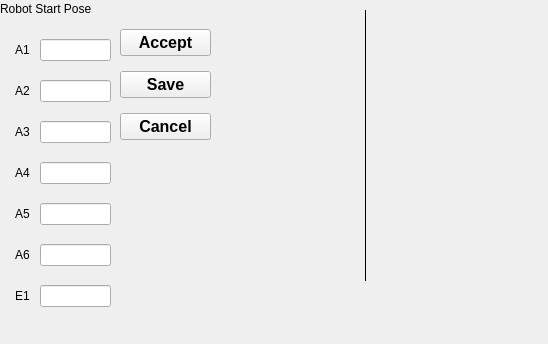
<?xml version="1.0" encoding="UTF-8"?>
<ui version="4.0">
 <class>RobotInputConfigWindow</class>
 <widget class="QWidget" name="RobotInputConfigWindow">
  <property name="geometry">
   <rect>
    <x>0</x>
    <y>0</y>
    <width>548</width>
    <height>344</height>
   </rect>
  </property>
  <property name="windowTitle">
   <string>Model Input Configuration</string>
  </property>
  <widget class="QWidget" name="formLayoutWidget_2">
   <property name="geometry">
    <rect>
     <x>0</x>
     <y>20</y>
     <width>121</width>
     <height>304</height>
    </rect>
   </property>
   <layout class="QGridLayout" name="gridLayout">
    <property name="sizeConstraint">
     <enum>QLayout::SetNoConstraint</enum>
    </property>
    <property name="leftMargin">
     <number>15</number>
    </property>
    <property name="topMargin">
     <number>15</number>
    </property>
    <property name="rightMargin">
     <number>10</number>
    </property>
    <property name="bottomMargin">
     <number>10</number>
    </property>
    <property name="horizontalSpacing">
     <number>10</number>
    </property>
    <property name="verticalSpacing">
     <number>15</number>
    </property>
    <item row="1" column="0">
     <widget class="QLabel" name="labelMargin_2">
      <property name="text">
       <string>A2</string>
      </property>
     </widget>
    </item>
    <item row="3" column="1">
     <widget class="QLineEdit" name="lineedit_a4"/>
    </item>
    <item row="4" column="0">
     <widget class="QLabel" name="labelApproachDistance_3">
      <property name="text">
       <string>A5</string>
      </property>
     </widget>
    </item>
    <item row="2" column="0">
     <widget class="QLabel" name="labelOverlap_2">
      <property name="text">
       <string>A3</string>
      </property>
     </widget>
    </item>
    <item row="3" column="0">
     <widget class="QLabel" name="labelApproachDistance_2">
      <property name="text">
       <string>A4</string>
      </property>
     </widget>
    </item>
    <item row="1" column="1">
     <widget class="QLineEdit" name="lineedit_a2"/>
    </item>
    <item row="2" column="1">
     <widget class="QLineEdit" name="lineedit_a3"/>
    </item>
    <item row="0" column="0">
     <widget class="QLabel" name="labelScanWidth_2">
      <property name="text">
       <string>A1</string>
      </property>
     </widget>
    </item>
    <item row="0" column="1">
     <widget class="QLineEdit" name="lineedit_a1"/>
    </item>
    <item row="4" column="1">
     <widget class="QLineEdit" name="lineedit_a5"/>
    </item>
    <item row="5" column="1">
     <widget class="QLineEdit" name="lineedit_a6"/>
    </item>
    <item row="5" column="0">
     <widget class="QLabel" name="labelApproachDistance_4">
      <property name="text">
       <string>A6</string>
      </property>
     </widget>
    </item>
    <item row="6" column="0">
     <widget class="QLabel" name="labelScanWidth_3">
      <property name="text">
       <string>E1</string>
      </property>
     </widget>
    </item>
    <item row="6" column="1">
     <widget class="QLineEdit" name="lineedit_e1"/>
    </item>
   </layout>
  </widget>
  <widget class="QLabel" name="label_2">
   <property name="geometry">
    <rect>
     <x>0</x>
     <y>0</y>
     <width>131</width>
     <height>17</height>
    </rect>
   </property>
   <property name="text">
    <string>Robot Start Pose</string>
   </property>
  </widget>
  <widget class="QWidget" name="verticalLayoutWidget">
   <property name="geometry">
    <rect>
     <x>120</x>
     <y>20</y>
     <width>91</width>
     <height>131</height>
    </rect>
   </property>
   <layout class="QVBoxLayout" name="verticalLayout">
    <item>
     <widget class="QPushButton" name="pushbutton_accept">
      <property name="font">
       <font>
        <pointsize>12</pointsize>
        <weight>75</weight>
        <bold>true</bold>
       </font>
      </property>
      <property name="text">
       <string>Accept</string>
      </property>
     </widget>
    </item>
    <item>
     <widget class="QPushButton" name="pushbutton_save">
      <property name="font">
       <font>
        <pointsize>12</pointsize>
        <weight>75</weight>
        <bold>true</bold>
       </font>
      </property>
      <property name="text">
       <string>Save</string>
      </property>
     </widget>
    </item>
    <item>
     <widget class="QPushButton" name="pushbutton_cancel">
      <property name="font">
       <font>
        <pointsize>12</pointsize>
        <weight>75</weight>
        <bold>true</bold>
       </font>
      </property>
      <property name="text">
       <string>Cancel</string>
      </property>
     </widget>
    </item>
   </layout>
  </widget>
  <widget class="QLabel" name="label">
   <property name="enabled">
    <bool>true</bool>
   </property>
   <property name="geometry">
    <rect>
     <x>220</x>
     <y>10</y>
     <width>291</width>
     <height>271</height>
    </rect>
   </property>
   <property name="frameShape">
    <enum>QFrame::VLine</enum>
   </property>
   <property name="text">
    <string/>
   </property>
   <property name="textFormat">
    <enum>Qt::RichText</enum>
   </property>
   <property name="pixmap">
    <pixmap>images/robot_6_axis_demonstration.png</pixmap>
   </property>
   <property name="scaledContents">
    <bool>true</bool>
   </property>
  </widget>
 </widget>
 <resources/>
 <connections/>
</ui>
